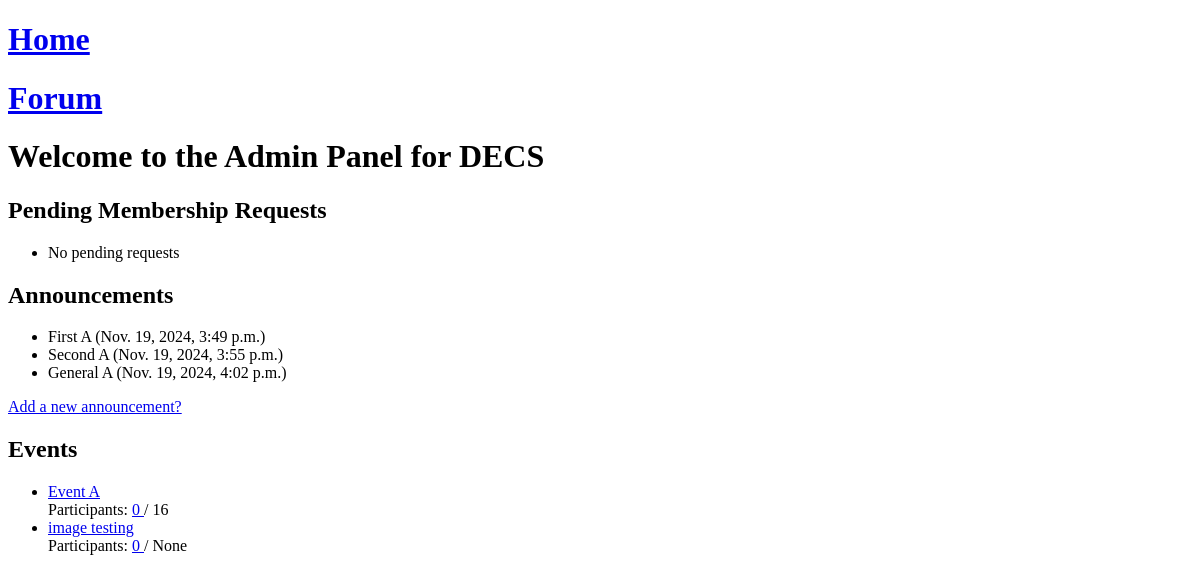
/adminpanel/ (signed in), run on an earlier commit of the app's database.
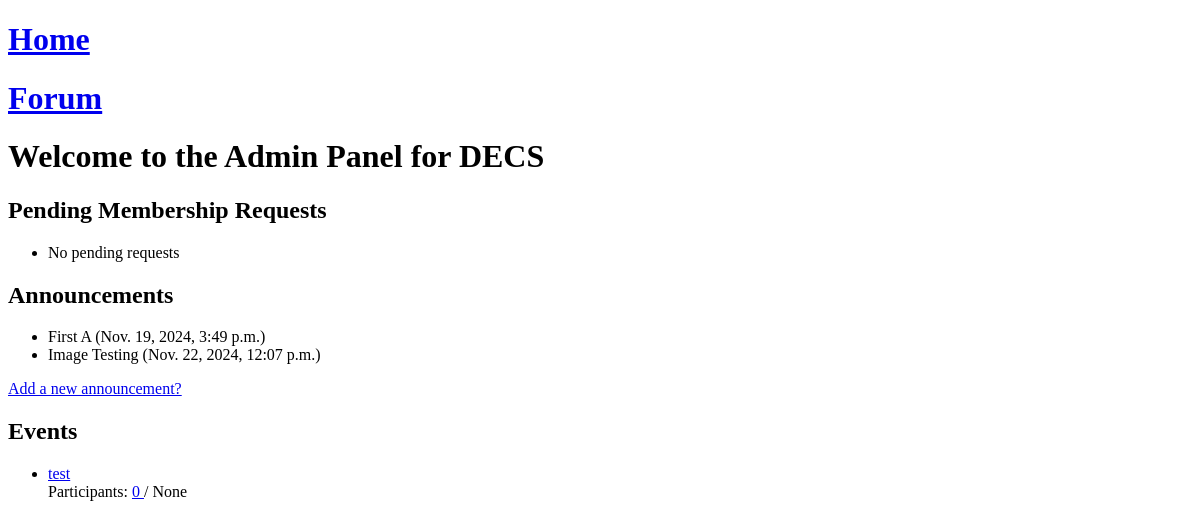
And on a later commit of the database.
### Society/models.py (models this page shows, shortened)
class Announcement(models.Model):
    society = models.ForeignKey(Society, on_delete=models.CASCADE, related_name="announcements")
    title = models.CharField(max_length=255)
    content = models.TextField()
    image = models.ImageField(upload_to='announcements/', blank=True, null=True)
    is_member_specific = models.BooleanField(default=False)
    created_at = models.DateTimeField(auto_now_add=True)
    created_by = models.ForeignKey(CustomUser, on_delete=models.CASCADE)

class Event(models.Model):
    society = models.ForeignKey(Society, on_delete=models.CASCADE, related_name="events")
    title = models.CharField(max_length=255)
    description = models.TextField()
    date = models.DateField()
    venue = models.CharField(max_length=255)
    created_at = models.DateTimeField(auto_now_add=True)
    created_by = models.ForeignKey(CustomUser, on_delete=models.CASCADE)
    image = models.ImageField(upload_to='events/images/', blank=True, null=True)
    video = models.FileField(upload_to='events/videos/', blank=True, null=True)
    is_participating_event = models.BooleanField(default=False)
    max_participants = models.PositiveIntegerField(null=True, blank=True)
    participants = models.ManyToManyField(CustomUser, related_name="participating_events", blank=True)
    banned_participants = models.ManyToManyField(CustomUser, related_name='banned_events', blank=True)
    def remaining_slots(self):
        if self.is_participating_event:
            return self.max_participants - self.participants.count()
        return None

### Society/views.py (the view)
# urls.py: path('adminpanel/',sviews.admin_panel,name='apanel'),
@login_required
@login_required
def admin_panel(request):
    user_societies = Society.objects.filter(admins=request.user)
    current_society = user_societies.first()
    if not current_society:
        return render(request, 'home')
    pending_requests = MembershipRequest.objects.filter(society=current_society, status='pending')
    announcements = current_society.announcements.all()
    events = current_society.events.all()
    members = current_society.members.all()
    admins = current_society.admins.all()
    event_participation = [
        {
            'event': event,
            'participants_count': event.participants.count(),
            'remaining_slots': event.remaining_slots(),
        }
        for event in events
    ]
    context = {
        'current_society': current_society,
        'pending_requests': pending_requests,
        'announcements': announcements,
        'event_participation': event_participation,
        'members': members,
        'admins': admins,
    }
    return render(request, 'admin_panel.html', context)

### Templates/admin_panel.html (shortened to what this page needs)
<!DOCTYPE html>
<html lang="en">
<head>
</head>
<body>
    <h1><a href="{% url 'home'%}">Home</a></h1>
    <h1><a href="{% url 'forumhome'%}">Forum</a></h1>
    <h1>Welcome to the Admin Panel for {{ current_society.name }}</h1>
    <h2>Pending Membership Requests</h2>
    <ul>
        {% for request in pending_requests %}
            <li>
                {{ request.user.username }}
                <a href="{% url 'viewmember' request.id %}">View Application</a>
            </li>
        {% empty %}
            <li>No pending requests</li>
        {% endfor %}
    </ul>
<h2>Announcements</h2>
<ul>
    {% for announcement in announcements %}
    <li>{{ announcement.title }} ({{ announcement.created_at }})</li>
    {% empty %}
    <li>No announcements yet.</li>
    {% endfor %}
</ul>
<a href="{% url 'create_announcement' society_id=1 %}">Add a new announcement?</a>
<h2>Events</h2>
<ul>
    {% for event_detail in event_participation %}
        <li>
            <a href="{% url 'event_detail' event_detail.event.id %}">
                {{ event_detail.event.title }}
            </a>
            <br>
            Participants:
            <a href="{% url 'event_participants' event_detail.event.id %}">
                {{ event_detail.participants_count }}
            </a>
            /
            {% if event_detail.event.max_participants %}
                {{ event_detail.event.max_participants }}
            {% else %}
                None
            {% endif %}
        </li>
    {% endfor %}
</ul>
</body>
</html>

What changed in the data, as far as the page shows it:
removed Announcement: title "Second A", created_at "Nov. 19, 2024, 3:55 p.m."
removed Announcement: title "General A", created_at "Nov. 19, 2024, 4:02 p.m."
removed Event: event "Event A", participants_count "0", event.max_participants "16"
removed Event: event "image testing", participants_count "0", shows "None"
added Announcement: title "Image Testing", created_at "Nov. 22, 2024, 12:07 p.m."
added Event: event "test", participants_count "0", shows "None"
